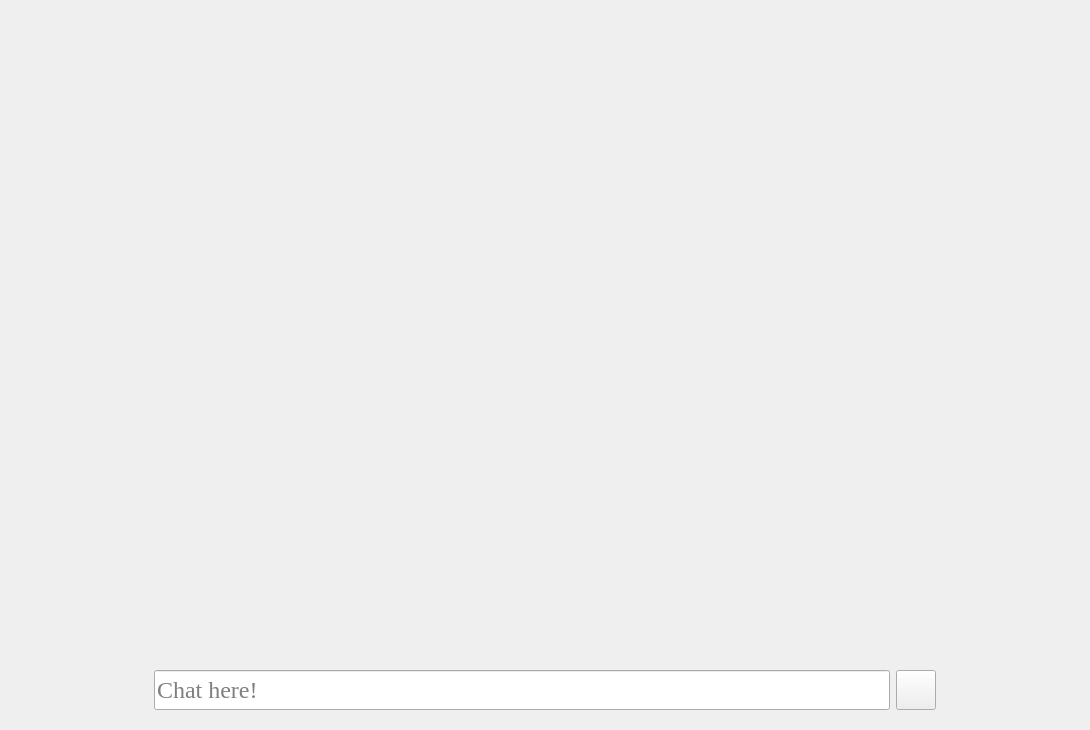
<?xml version="1.0" encoding="UTF-8"?>
<ui version="4.0">
 <class>mainWidget</class>
 <widget class="QWidget" name="mainWidget">
  <property name="geometry">
   <rect>
    <x>0</x>
    <y>0</y>
    <width>1090</width>
    <height>730</height>
   </rect>
  </property>
  <property name="windowTitle">
   <string>Group6483</string>
  </property>
  <property name="styleSheet">
   <string notr="true"/>
  </property>
  <layout class="QGridLayout" name="gridLayout">
   <item row="0" column="0">
    <spacer name="horizontalSpacerHistoryLeft">
     <property name="orientation">
      <enum>Qt::Horizontal</enum>
     </property>
     <property name="sizeHint" stdset="0">
      <size>
       <width>132</width>
       <height>20</height>
      </size>
     </property>
    </spacer>
   </item>
   <item row="0" column="1">
    <widget class="QWidget" name="widgetHistory" native="true">
     <property name="sizePolicy">
      <sizepolicy hsizetype="Preferred" vsizetype="Preferred">
       <horstretch>0</horstretch>
       <verstretch>0</verstretch>
      </sizepolicy>
     </property>
    </widget>
   </item>
   <item row="0" column="2">
    <spacer name="horizontalSpacerHistoryRight">
     <property name="orientation">
      <enum>Qt::Horizontal</enum>
     </property>
     <property name="sizeHint" stdset="0">
      <size>
       <width>131</width>
       <height>20</height>
      </size>
     </property>
    </spacer>
   </item>
   <item row="1" column="0">
    <spacer name="horizontalSpacerInputLeft">
     <property name="orientation">
      <enum>Qt::Horizontal</enum>
     </property>
     <property name="sizeHint" stdset="0">
      <size>
       <width>132</width>
       <height>20</height>
      </size>
     </property>
    </spacer>
   </item>
   <item row="1" column="1">
    <widget class="QWidget" name="widgetInputContainer" native="true">
     <property name="sizePolicy">
      <sizepolicy hsizetype="Fixed" vsizetype="Fixed">
       <horstretch>0</horstretch>
       <verstretch>0</verstretch>
      </sizepolicy>
     </property>
     <property name="minimumSize">
      <size>
       <width>800</width>
       <height>50</height>
      </size>
     </property>
     <layout class="QHBoxLayout" name="horizontalLayout">
      <item>
       <widget class="QLineEdit" name="inputlineEdit">
        <property name="sizePolicy">
         <sizepolicy hsizetype="Expanding" vsizetype="Expanding">
          <horstretch>0</horstretch>
          <verstretch>0</verstretch>
         </sizepolicy>
        </property>
        <property name="font">
         <font>
          <family>Times New Roman</family>
          <pointsize>18</pointsize>
         </font>
        </property>
        <property name="inputMask">
         <string/>
        </property>
        <property name="dragEnabled">
         <bool>true</bool>
        </property>
        <property name="placeholderText">
         <string>Chat here!</string>
        </property>
       </widget>
      </item>
      <item>
       <widget class="QPushButton" name="sendButton">
        <property name="sizePolicy">
         <sizepolicy hsizetype="Fixed" vsizetype="Fixed">
          <horstretch>0</horstretch>
          <verstretch>0</verstretch>
         </sizepolicy>
        </property>
        <property name="minimumSize">
         <size>
          <width>40</width>
          <height>40</height>
         </size>
        </property>
        <property name="maximumSize">
         <size>
          <width>40</width>
          <height>40</height>
         </size>
        </property>
        <property name="contextMenuPolicy">
         <enum>Qt::NoContextMenu</enum>
        </property>
        <property name="toolTip">
         <string>Send Msg</string>
        </property>
        <property name="text">
         <string/>
        </property>
        <property name="icon">
         <iconset>
          <normaloff>icon/icon_button/sendmsg2.png</normaloff>icon/icon_button/sendmsg2.png</iconset>
        </property>
        <property name="iconSize">
         <size>
          <width>50</width>
          <height>50</height>
         </size>
        </property>
        <property name="autoDefault">
         <bool>false</bool>
        </property>
        <property name="default">
         <bool>false</bool>
        </property>
        <property name="flat">
         <bool>false</bool>
        </property>
       </widget>
      </item>
     </layout>
    </widget>
   </item>
   <item row="1" column="2">
    <spacer name="horizontalSpacerInputRight">
     <property name="orientation">
      <enum>Qt::Horizontal</enum>
     </property>
     <property name="sizeHint" stdset="0">
      <size>
       <width>131</width>
       <height>20</height>
      </size>
     </property>
    </spacer>
   </item>
  </layout>
 </widget>
 <resources>
  <include location="rc.qrc"/>
 </resources>
 <connections/>
</ui>
